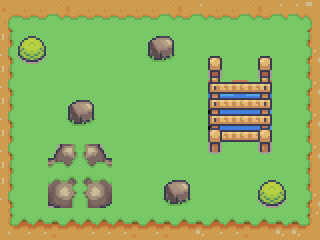

This game map was drawn from its Tiled (.tmx) file and the tilesets committed beside it. A one-line description and the full map source follow:
An orthogonal 20x15 tile map with 16x16 px tiles, 2 tile layers (0 - ground, 1 - objects), 2 tilesets.

<map version="1.10" tiledversion="1.11.0" orientation="orthogonal" renderorder="right-down" width="20" height="15" tilewidth="16" tileheight="16" infinite="0" nextlayerid="3" nextobjectid="1">
 <tileset firstgid="1" name="collider" tilewidth="16" tileheight="16" tilecount="1" columns="1">
  <image source="../textures/collider.png" width="16" height="16" />
 </tileset>
 <tileset firstgid="2" name="fOFoA6" tilewidth="16" tileheight="16" tilecount="3420" columns="38">
  <image source="../textures/fOFoA6.png" width="608" height="1440" />
 </tileset>
 <layer id="1" name="0 - ground" width="20" height="15">
  <data encoding="csv">
91,92,92,93,94,92,92,92,92,92,93,94,95,92,92,93,94,95,95,96,
129,130,130,131,132,130,130,130,130,130,131,132,133,130,130,131,132,133,133,134,
167,168,168,169,170,168,168,168,168,169,170,171,168,168,168,168,169,170,171,172,
205,206,168,169,168,206,206,206,168,168,169,168,206,250,251,252,253,171,171,210,
167,168,168,168,206,206,207,208,206,168,168,206,206,288,289,290,291,170,171,172,
205,206,168,169,170,171,171,206,207,206,206,206,207,326,327,328,329,171,171,210,
167,168,168,168,169,170,171,206,207,208,209,171,171,364,365,366,367,171,209,172,
205,206,206,168,169,170,168,206,207,208,209,171,209,402,403,404,405,171,209,210,
167,168,206,168,169,170,206,206,207,208,209,168,168,440,441,442,443,171,171,172,
205,206,206,168,169,170,206,207,208,209,171,168,206,478,479,480,481,171,209,210,
167,168,168,169,170,171,206,207,208,209,209,206,168,168,168,169,170,171,171,172,
167,168,168,168,168,168,168,168,168,206,207,168,168,206,168,169,170,171,171,172,
205,206,206,206,206,206,206,206,206,206,207,206,206,206,206,207,208,209,209,210,
243,244,244,245,246,244,244,244,245,244,245,246,247,244,244,245,246,247,247,248,
281,282,282,283,284,282,282,282,283,282,283,284,285,282,282,283,284,285,285,286
</data>
 </layer>
 <layer id="2" name="1 - objects" width="20" height="15">
  <data encoding="csv">
0,0,0,0,0,0,0,0,0,0,0,0,0,0,0,0,0,0,0,0,
0,0,0,0,0,0,0,0,0,0,0,0,0,0,0,0,0,0,0,0,
0,928,929,0,0,0,0,0,0,1146,1147,0,0,0,0,0,0,0,0,0,
0,966,967,0,0,0,0,0,0,1184,1185,0,0,0,0,0,0,0,0,0,
0,0,0,0,0,0,0,0,0,0,0,0,0,0,0,0,0,0,0,0,
0,0,0,0,0,0,0,0,0,0,0,0,0,0,0,0,0,0,0,0,
0,0,0,0,1146,1147,0,0,0,0,0,0,0,0,0,0,0,0,0,0,
0,0,0,0,1184,1185,0,0,0,0,0,0,0,0,0,0,0,0,0,0,
0,0,0,0,0,0,0,0,0,0,0,0,0,0,0,0,0,0,0,0,
0,0,0,622,623,624,625,0,0,0,0,0,0,0,0,0,0,0,0,0,
0,0,0,660,661,662,663,0,0,0,0,0,0,0,0,0,0,0,0,0,
0,0,0,698,699,700,701,0,0,0,1146,1147,0,0,0,0,928,929,0,0,
0,0,0,736,737,738,739,0,0,0,1184,1185,0,0,0,0,966,967,0,0,
0,0,0,0,0,0,0,0,0,0,0,0,0,0,0,0,0,0,0,0,
0,0,0,0,0,0,0,0,0,0,0,0,0,0,0,0,0,0,0,0
</data>
 </layer>
</map>
